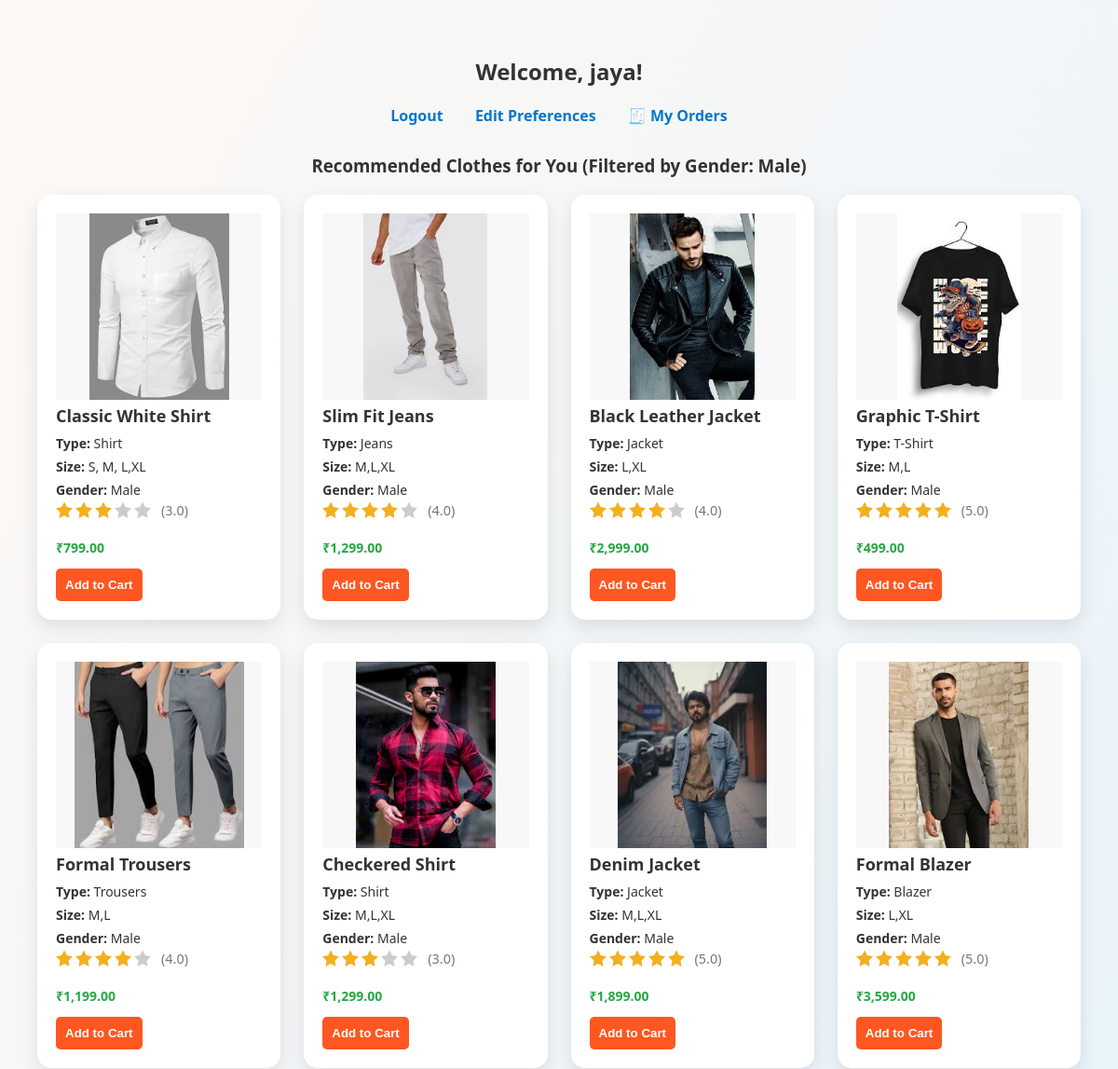
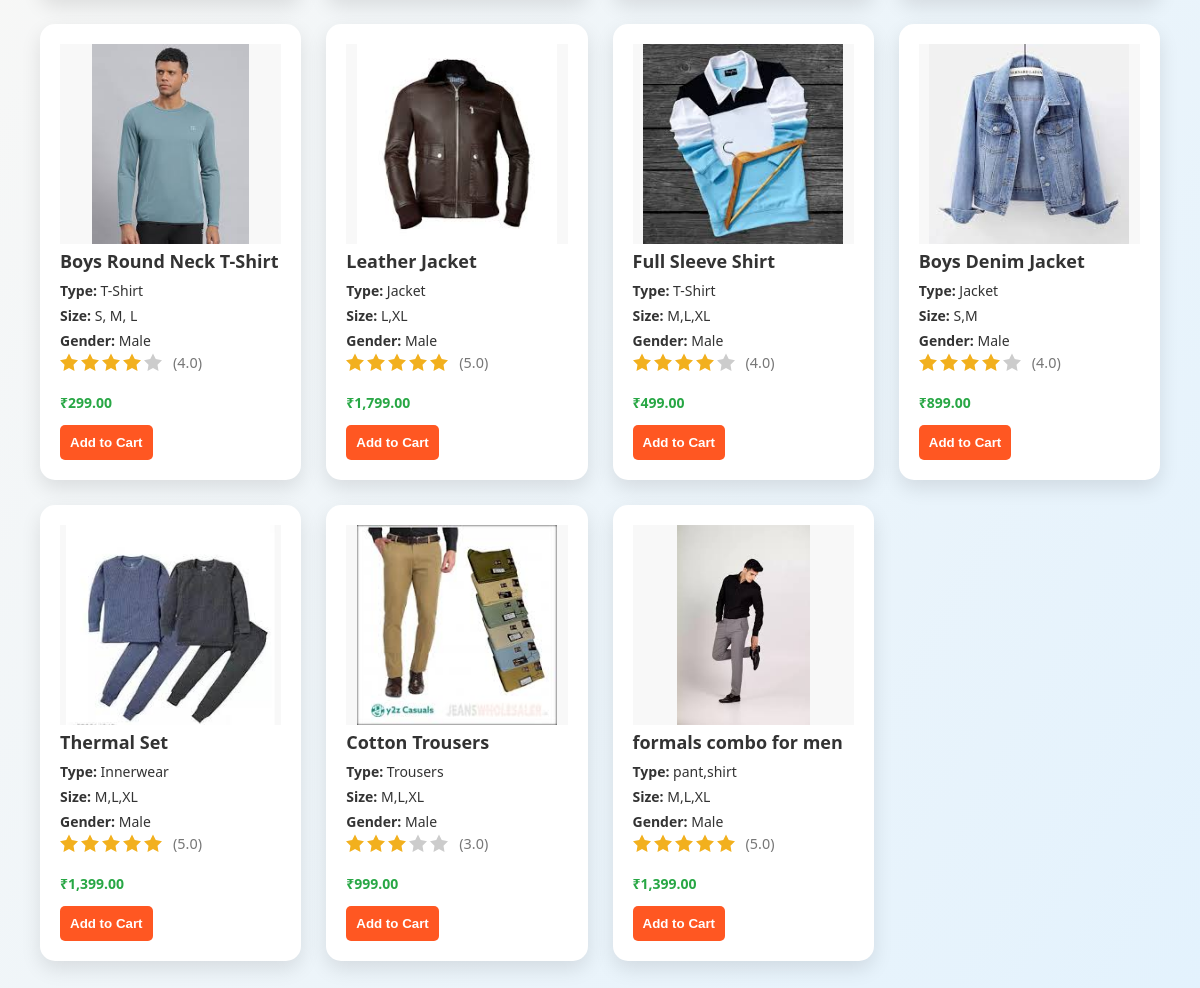
Screenshot of /user/products.php (signed in) with the database file from the repository (2 pictures, top to bottom).
### tables this page shows
CREATE TABLE `users` (
  `id` int(11) NOT NULL,
  `username` varchar(50) NOT NULL,
  `email` varchar(100) NOT NULL,
  `contact` varchar(15) NOT NULL,
  `password` varchar(255) NOT NULL,
  `created_at` timestamp NOT NULL DEFAULT current_timestamp(),
  `gender` varchar(10) NOT NULL,
  `preferred_type` varchar(50) NOT NULL,
  `size` varchar(10) NOT NULL
);

CREATE TABLE `clothes` (
  `id` int(11) NOT NULL,
  `name` varchar(100) DEFAULT NULL,
  `type` varchar(50) DEFAULT NULL,
  `size` varchar(20) DEFAULT NULL,
  `gender` varchar(10) DEFAULT NULL,
  `price` decimal(10,2) DEFAULT NULL,
  `image` varchar(255) DEFAULT NULL,
  `category` varchar(50) NOT NULL
);

### user/products.php (the view, shortened to what this page needs)
<?php
include '../admin/includes/db.php';
$username = mysqli_real_escape_string($conn, $_SESSION['user']);
$userQuery = mysqli_query($conn, "SELECT * FROM users WHERE username='$username'");
$user = mysqli_fetch_assoc($userQuery);
$gender = mysqli_real_escape_string($conn, $user['gender']);
$result = mysqli_query($conn, "SELECT * FROM clothes WHERE gender='$gender'");
?>
<!DOCTYPE html>
<html lang="en">
<head>
</head>
<body>
    <h2>Welcome, <?= htmlspecialchars($username) ?>!</h2>
    <div class="links">
        <a href="logout.php">Logout</a>
        <a href="set_preferences.php">Edit Preferences</a>
        <a href="order_history.php">🧾 My Orders</a>
    </div>
    <h3>Recommended Clothes for You (Filtered by Gender: <?= htmlspecialchars($gender) ?>)</h3>
    <div class="card-grid">
        <?php if (mysqli_num_rows($result) > 0): ?>
            <?php while ($row = mysqli_fetch_assoc($result)): ?>
                <div class="card">
                    <img src="../admin/uploads/<?= htmlspecialchars($row['image']) ?>" alt="<?= htmlspecialchars($row['name']) ?>">
                    <h4><?= htmlspecialchars($row['name']) ?></h4>
                    <p><strong>Type:</strong> <?= htmlspecialchars($row['type']) ?></p>
                    <p><strong>Size:</strong> <?= htmlspecialchars($row['size']) ?></p>
                    <p><strong>Gender:</strong> <?= htmlspecialchars($row['gender']) ?></p>
                    <div class="rating" aria-label="Product rating">
            <?php
              $stars = rand(3,5);
              for ($i = 1; $i <= 5; $i++) {
                if ($i <= $stars) {
                  echo '<svg viewBox="0 0 24 24"><path d="M12 .587l3.668 7.431L24 9.748l-6 5.839L19.335 24 12 19.897 4.665 24 6 15.587 0 9.748l8.332-1.73z"/></svg>';
                } else {
                  echo '<svg style="fill:#ccc" viewBox="0 0 24 24"><path d="M12 .587l3.668 7.431L24 9.748l-6 5.839L19.335 24 12 19.897 4.665 24 6 15.587 0 9.748l8.332-1.73z"/></svg>';
                }
              }
            ?>
            <span>(<?= $stars ?>.0)</span>
          </div>
                    <p class="price">₹<?= number_format($row['price'], 2) ?></p>
                    <form method="POST" action="add_to_cart.php">
                        <button type="submit">Add to Cart</button>
                    </form>
                </div>
            <?php endwhile; ?>
        <?php else: ?>
            <p class="no-results">No clothes found for your selected gender.</p>
        <?php endif; ?>
    </div>
</body>
</html>

### user/products.php (style rules this page uses)
body { font-family: 'Segoe UI', Tahoma, Geneva, Verdana, sans-serif; margin: 0; padding: 40px; background: linear-gradient(120deg, #fef9f4, #e3f2fd); color: #333; }
h2, h3 { text-align: center; }
.links { text-align: center; margin-bottom: 30px; }
.links a { text-decoration: none; color: #0077cc; margin: 0 15px; font-weight: bold; }
.card-grid { display: grid; grid-template-columns: repeat(auto-fit, minmax(260px, 1fr)); gap: 25px; max-width: 1200px; margin: 0 auto; }
.card { background: #fff; border-radius: 15px; padding: 20px; box-shadow: 0 8px 20px rgba(0,0,0,0.1); transition: transform 0.3s ease, box-shadow 0.3s ease; display: flex; flex-direction: column; justify-content: space-between; }
.card img { width: 100%; max-height: 200px; object-fit: contain; background: #f8f8f8; }
.card h4 { margin: 5px 0; font-size: 18px; }
.card p { margin: 3px 0; font-size: 14px; }
.price { font-weight: bold; color: #28a745; font-size: 16px; margin-top: 10px; }
.card form { margin-top: 10px; }
.card button { padding: 10px; background-color: #ff5722; color: white; border: none; border-radius: 5px; font-weight: bold; cursor: pointer; }
.rating { display: flex; align-items: center; margin-bottom: 18px; }
.rating svg { fill: #f2b01e; width: 18px; height: 18px; margin-right: 3px; }
.rating span { font-size: 0.9rem; color: #777; margin-left: 8px; user-select: none; }

### rows the page displays
users: gender "Male"
clothes: image+name (picture), name "Classic White Shirt", type "Shirt", size "S, M, L,XL", gender "Male", price "799.00"
clothes: image+name (picture), name "Slim Fit Jeans", type "Jeans", size "M,L,XL", gender "Male", price "1,299.00"
clothes: image+name (picture), name "Black Leather Jacket", type "Jacket", size "L,XL", gender "Male", price "2,999.00"
clothes: image+name (picture), name "Graphic T-Shirt", type "T-Shirt", size "M,L", gender "Male", price "499.00"
clothes: image+name (picture), name "Formal Trousers", type "Trousers", size "M,L", gender "Male", price "1,199.00"
clothes: image+name (picture), name "Checkered Shirt", type "Shirt", size "M,L,XL", gender "Male", price "1,299.00"
clothes: image+name (picture), name "Denim Jacket", type "Jacket", size "M,L,XL", gender "Male", price "1,899.00"
clothes: image+name (picture), name "Formal Blazer", type "Blazer", size "L,XL", gender "Male", price "3,599.00"
clothes: image+name (picture), name "Boys Round Neck T-Shirt", type "T-Shirt", size "S, M, L", gender "Male", price "299.00"
clothes: image+name (picture), name "Leather Jacket", type "Jacket", size "L,XL", gender "Male", price "1,799.00"
clothes: image+name (picture), name "Full Sleeve Shirt", type "T-Shirt", size "M,L,XL", gender "Male", price "499.00"
clothes: image+name (picture), name "Boys Denim Jacket", type "Jacket", size "S,M", gender "Male", price "899.00"
clothes: image+name (picture), name "Thermal Set", type "Innerwear", size "M,L,XL", gender "Male", price "1,399.00"
clothes: image+name (picture), name "Cotton Trousers", type "Trousers", size "M,L,XL", gender "Male", price "999.00"
clothes: image (picture), name "formals combo for men", type "pant,shirt", size "M,L,XL", gender "Male", price "1,399.00"

### other values shown
$username "jaya"
